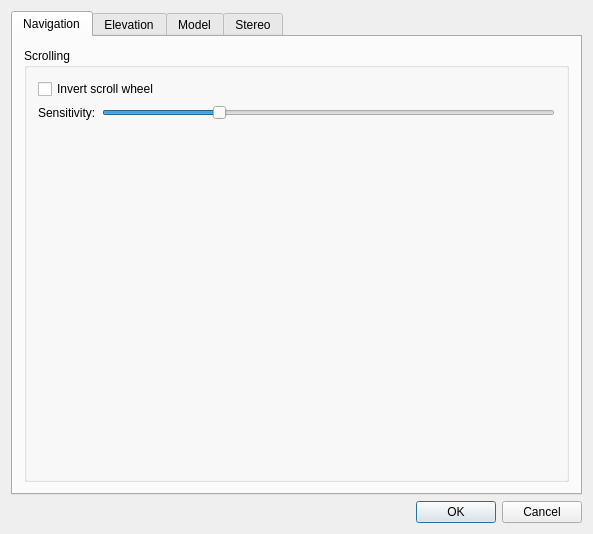
<?xml version="1.0" encoding="UTF-8"?>
<ui version="4.0">
 <class>QgsGlobePluginDialogGuiBase</class>
 <widget class="QDialog" name="QgsGlobePluginDialogGuiBase">
  <property name="enabled">
   <bool>true</bool>
  </property>
  <property name="geometry">
   <rect>
    <x>0</x>
    <y>0</y>
    <width>593</width>
    <height>534</height>
   </rect>
  </property>
  <property name="sizePolicy">
   <sizepolicy hsizetype="Expanding" vsizetype="Expanding">
    <horstretch>0</horstretch>
    <verstretch>0</verstretch>
   </sizepolicy>
  </property>
  <property name="minimumSize">
   <size>
    <width>0</width>
    <height>0</height>
   </size>
  </property>
  <property name="windowTitle">
   <string>Globe Settings</string>
  </property>
  <property name="windowIcon">
   <iconset>
    <normaloff>../../.designer/backup</normaloff>../../.designer/backup</iconset>
  </property>
  <layout class="QGridLayout" name="gridLayout_3">
   <item row="1" column="0">
    <widget class="QDialogButtonBox" name="buttonBox">
     <property name="standardButtons">
      <set>QDialogButtonBox::Cancel|QDialogButtonBox::Ok</set>
     </property>
    </widget>
   </item>
   <item row="0" column="0">
    <widget class="QTabWidget" name="tabWidget">
     <property name="currentIndex">
      <number>0</number>
     </property>
     <widget class="QWidget" name="tab">
      <attribute name="title">
       <string>Navigation</string>
      </attribute>
      <layout class="QGridLayout" name="gridLayout_7">
       <item row="0" column="0">
        <widget class="QGroupBox" name="groupBox">
         <property name="title">
          <string>Scrolling</string>
         </property>
         <layout class="QGridLayout" name="gridLayout_4">
          <item row="2" column="1">
           <widget class="QSlider" name="mScrollSensitivitySlider">
            <property name="minimum">
             <number>10</number>
            </property>
            <property name="maximum">
             <number>50</number>
            </property>
            <property name="singleStep">
             <number>1</number>
            </property>
            <property name="value">
             <number>20</number>
            </property>
            <property name="orientation">
             <enum>Qt::Horizontal</enum>
            </property>
           </widget>
          </item>
          <item row="2" column="0">
           <widget class="QLabel" name="label">
            <property name="text">
             <string>Sensitivity:</string>
            </property>
           </widget>
          </item>
          <item row="1" column="0" colspan="2">
           <widget class="QCheckBox" name="mInvertScrollWheel">
            <property name="text">
             <string>Invert scroll wheel</string>
            </property>
           </widget>
          </item>
          <item row="4" column="0" colspan="2">
           <spacer name="verticalSpacer">
            <property name="orientation">
             <enum>Qt::Vertical</enum>
            </property>
            <property name="sizeHint" stdset="0">
             <size>
              <width>20</width>
              <height>40</height>
             </size>
            </property>
           </spacer>
          </item>
         </layout>
        </widget>
       </item>
      </layout>
     </widget>
     <widget class="QWidget" name="elevation">
      <attribute name="title">
       <string>Elevation</string>
      </attribute>
      <layout class="QVBoxLayout" name="verticalLayout_2">
       <item>
        <layout class="QHBoxLayout" name="horizontalLayout_4">
         <item>
          <widget class="QLabel" name="label_10">
           <property name="text">
            <string>Type</string>
           </property>
           <property name="buddy">
            <cstring>elevationCombo</cstring>
           </property>
          </widget>
         </item>
         <item>
          <widget class="QComboBox" name="elevationCombo">
           <property name="sizePolicy">
            <sizepolicy hsizetype="MinimumExpanding" vsizetype="Fixed">
             <horstretch>0</horstretch>
             <verstretch>0</verstretch>
            </sizepolicy>
           </property>
           <item>
            <property name="text">
             <string>Raster</string>
            </property>
           </item>
           <item>
            <property name="text">
             <string>TMS</string>
            </property>
           </item>
          </widget>
         </item>
        </layout>
       </item>
       <item>
        <layout class="QHBoxLayout" name="horizontalLayout_5">
         <property name="sizeConstraint">
          <enum>QLayout::SetDefaultConstraint</enum>
         </property>
         <item>
          <widget class="QLabel" name="label_13">
           <property name="text">
            <string>URL/File</string>
           </property>
           <property name="buddy">
            <cstring>elevationPath</cstring>
           </property>
          </widget>
         </item>
         <item>
          <widget class="QLineEdit" name="elevationPath">
           <property name="sizePolicy">
            <sizepolicy hsizetype="Expanding" vsizetype="Fixed">
             <horstretch>0</horstretch>
             <verstretch>0</verstretch>
            </sizepolicy>
           </property>
           <property name="text">
            <string/>
           </property>
          </widget>
         </item>
         <item>
          <widget class="QStackedWidget" name="elevationActions">
           <property name="sizePolicy">
            <sizepolicy hsizetype="Fixed" vsizetype="Fixed">
             <horstretch>0</horstretch>
             <verstretch>0</verstretch>
            </sizepolicy>
           </property>
           <property name="currentIndex">
            <number>0</number>
           </property>
           <widget class="QWidget" name="elevationIsLocal">
            <layout class="QGridLayout" name="gridLayout_5">
             <item row="0" column="0">
              <widget class="QPushButton" name="elevationBrowse">
               <property name="enabled">
                <bool>true</bool>
               </property>
               <property name="sizePolicy">
                <sizepolicy hsizetype="Fixed" vsizetype="Fixed">
                 <horstretch>0</horstretch>
                 <verstretch>0</verstretch>
                </sizepolicy>
               </property>
               <property name="maximumSize">
                <size>
                 <width>27</width>
                 <height>16777215</height>
                </size>
               </property>
               <property name="text">
                <string>...</string>
               </property>
              </widget>
             </item>
            </layout>
           </widget>
           <widget class="QWidget" name="elevationIsRemote">
            <layout class="QGridLayout" name="gridLayout_6"/>
           </widget>
          </widget>
         </item>
        </layout>
       </item>
       <item>
        <layout class="QHBoxLayout" name="horizontalLayout_2">
         <item>
          <widget class="QPushButton" name="elevationUp">
           <property name="text">
            <string>Up</string>
           </property>
          </widget>
         </item>
         <item>
          <widget class="QPushButton" name="elevationDown">
           <property name="text">
            <string>Down</string>
           </property>
          </widget>
         </item>
         <item>
          <spacer name="horizontalSpacer">
           <property name="orientation">
            <enum>Qt::Horizontal</enum>
           </property>
           <property name="sizeHint" stdset="0">
            <size>
             <width>40</width>
             <height>20</height>
            </size>
           </property>
          </spacer>
         </item>
         <item>
          <widget class="QPushButton" name="elevationAdd">
           <property name="text">
            <string>Add</string>
           </property>
          </widget>
         </item>
         <item>
          <widget class="QPushButton" name="elevationRemove">
           <property name="text">
            <string>Remove</string>
           </property>
          </widget>
         </item>
        </layout>
       </item>
       <item>
        <widget class="QTableWidget" name="elevationDatasourcesWidget">
         <property name="acceptDrops">
          <bool>true</bool>
         </property>
         <property name="editTriggers">
          <set>QAbstractItemView::NoEditTriggers</set>
         </property>
         <property name="tabKeyNavigation">
          <bool>false</bool>
         </property>
         <property name="showDropIndicator" stdset="0">
          <bool>false</bool>
         </property>
         <property name="dragEnabled">
          <bool>false</bool>
         </property>
         <property name="dragDropOverwriteMode">
          <bool>false</bool>
         </property>
         <property name="dragDropMode">
          <enum>QAbstractItemView::NoDragDrop</enum>
         </property>
         <property name="defaultDropAction">
          <enum>Qt::IgnoreAction</enum>
         </property>
         <property name="alternatingRowColors">
          <bool>true</bool>
         </property>
         <property name="selectionMode">
          <enum>QAbstractItemView::SingleSelection</enum>
         </property>
         <property name="selectionBehavior">
          <enum>QAbstractItemView::SelectRows</enum>
         </property>
         <property name="showGrid">
          <bool>true</bool>
         </property>
         <property name="gridStyle">
          <enum>Qt::SolidLine</enum>
         </property>
         <property name="sortingEnabled">
          <bool>true</bool>
         </property>
         <property name="rowCount">
          <number>0</number>
         </property>
         <attribute name="horizontalHeaderCascadingSectionResizes">
          <bool>true</bool>
         </attribute>
         <attribute name="horizontalHeaderDefaultSectionSize">
          <number>100</number>
         </attribute>
         <attribute name="horizontalHeaderHighlightSections">
          <bool>false</bool>
         </attribute>
         <attribute name="horizontalHeaderShowSortIndicator" stdset="0">
          <bool>true</bool>
         </attribute>
         <attribute name="horizontalHeaderStretchLastSection">
          <bool>true</bool>
         </attribute>
         <attribute name="verticalHeaderVisible">
          <bool>false</bool>
         </attribute>
         <column>
          <property name="text">
           <string>Type</string>
          </property>
          <property name="font">
           <font>
            <weight>75</weight>
            <bold>true</bold>
           </font>
          </property>
         </column>
         <column>
          <property name="text">
           <string>Cache</string>
          </property>
          <property name="font">
           <font>
            <weight>75</weight>
            <bold>true</bold>
           </font>
          </property>
         </column>
         <column>
          <property name="text">
           <string>Path</string>
          </property>
          <property name="font">
           <font>
            <weight>75</weight>
            <bold>true</bold>
           </font>
          </property>
         </column>
        </widget>
       </item>
      </layout>
     </widget>
     <widget class="QWidget" name="model">
      <attribute name="title">
       <string>Model</string>
      </attribute>
      <layout class="QGridLayout" name="gridLayout_2">
       <item row="0" column="0">
        <widget class="QLabel" name="label_11">
         <property name="text">
          <string>Point Layer</string>
         </property>
         <property name="buddy">
          <cstring>modelLayerCombo</cstring>
         </property>
        </widget>
       </item>
       <item row="1" column="0">
        <widget class="QLabel" name="label_14">
         <property name="text">
          <string>3D Model</string>
         </property>
         <property name="buddy">
          <cstring>modelPathLineEdit</cstring>
         </property>
        </widget>
       </item>
       <item row="1" column="3">
        <widget class="QLineEdit" name="modelPathLineEdit">
         <property name="sizePolicy">
          <sizepolicy hsizetype="Expanding" vsizetype="Fixed">
           <horstretch>0</horstretch>
           <verstretch>0</verstretch>
          </sizepolicy>
         </property>
         <property name="text">
          <string/>
         </property>
        </widget>
       </item>
       <item row="1" column="4">
        <widget class="QPushButton" name="modelBrowse">
         <property name="enabled">
          <bool>true</bool>
         </property>
         <property name="sizePolicy">
          <sizepolicy hsizetype="Fixed" vsizetype="Fixed">
           <horstretch>0</horstretch>
           <verstretch>0</verstretch>
          </sizepolicy>
         </property>
         <property name="maximumSize">
          <size>
           <width>27</width>
           <height>16777215</height>
          </size>
         </property>
         <property name="text">
          <string>...</string>
         </property>
        </widget>
       </item>
       <item row="0" column="3">
        <widget class="QComboBox" name="modelLayerCombo">
         <property name="sizePolicy">
          <sizepolicy hsizetype="MinimumExpanding" vsizetype="Fixed">
           <horstretch>0</horstretch>
           <verstretch>0</verstretch>
          </sizepolicy>
         </property>
        </widget>
       </item>
      </layout>
     </widget>
     <widget class="QWidget" name="stereo">
      <attribute name="title">
       <string>Stereo</string>
      </attribute>
      <layout class="QGridLayout" name="gridLayout">
       <item row="0" column="0">
        <widget class="QLabel" name="comboStereoModeLabel">
         <property name="text">
          <string>Stereo Mode</string>
         </property>
        </widget>
       </item>
       <item row="4" column="0">
        <widget class="QLabel" name="screenDistanceLabel">
         <property name="text">
          <string>Screen distance (m)</string>
         </property>
         <property name="buddy">
          <cstring>screenDistance</cstring>
         </property>
        </widget>
       </item>
       <item row="4" column="2">
        <widget class="QDoubleSpinBox" name="screenDistance">
         <property name="accelerated">
          <bool>true</bool>
         </property>
         <property name="decimals">
          <number>3</number>
         </property>
         <property name="singleStep">
          <double>0.100000000000000</double>
         </property>
        </widget>
       </item>
       <item row="7" column="0">
        <widget class="QLabel" name="screenWidthLabel">
         <property name="text">
          <string>Screen width (m)</string>
         </property>
        </widget>
       </item>
       <item row="7" column="2">
        <widget class="QDoubleSpinBox" name="screenWidth">
         <property name="accelerated">
          <bool>true</bool>
         </property>
         <property name="decimals">
          <number>3</number>
         </property>
         <property name="singleStep">
          <double>0.010000000000000</double>
         </property>
        </widget>
       </item>
       <item row="10" column="0" colspan="2">
        <widget class="QLabel" name="splitStereoHorizontalSeparationLabel">
         <property name="text">
          <string>Split stereo horizontal separation (px)</string>
         </property>
        </widget>
       </item>
       <item row="13" column="0" colspan="2">
        <widget class="QLabel" name="splitStereoVerticalSeparationLabel">
         <property name="text">
          <string>Split stereo vertical separation (px)</string>
         </property>
        </widget>
       </item>
       <item row="15" column="0" colspan="2">
        <widget class="QLabel" name="splitStereoVerticalEyeMappingLabel">
         <property name="text">
          <string>Split stereo vertical eye mapping</string>
         </property>
        </widget>
       </item>
       <item row="15" column="2">
        <widget class="QComboBox" name="splitStereoVerticalEyeMapping">
         <property name="enabled">
          <bool>true</bool>
         </property>
         <item>
          <property name="text">
           <string notr="true">LEFT_EYE_TOP_VIEWPORT</string>
          </property>
         </item>
         <item>
          <property name="text">
           <string notr="true">LEFT_EYE_BOTTOM_VIEWPORT</string>
          </property>
         </item>
        </widget>
       </item>
       <item row="8" column="2">
        <widget class="QDoubleSpinBox" name="screenHeight">
         <property name="accelerated">
          <bool>true</bool>
         </property>
         <property name="decimals">
          <number>3</number>
         </property>
         <property name="singleStep">
          <double>0.010000000000000</double>
         </property>
        </widget>
       </item>
       <item row="8" column="0">
        <widget class="QLabel" name="screenHeightLabel">
         <property name="text">
          <string>Screen height (m)</string>
         </property>
        </widget>
       </item>
       <item row="13" column="2">
        <widget class="QSpinBox" name="splitStereoVerticalSeparation">
         <property name="accelerated">
          <bool>true</bool>
         </property>
        </widget>
       </item>
       <item row="10" column="2">
        <widget class="QSpinBox" name="splitStereoHorizontalSeparation">
         <property name="enabled">
          <bool>true</bool>
         </property>
         <property name="accelerated">
          <bool>true</bool>
         </property>
        </widget>
       </item>
       <item row="0" column="2">
        <widget class="QComboBox" name="comboStereoMode">
         <item>
          <property name="text">
           <string notr="true">OFF</string>
          </property>
         </item>
         <item>
          <property name="text">
           <string notr="true">ANAGLYPHIC</string>
          </property>
         </item>
         <item>
          <property name="text">
           <string notr="true">QUAD_BUFFER</string>
          </property>
         </item>
         <item>
          <property name="text">
           <string notr="true">HORIZONTAL_SPLIT</string>
          </property>
         </item>
         <item>
          <property name="text">
           <string notr="true">VERTICAL_SPLIT</string>
          </property>
         </item>
        </widget>
       </item>
       <item row="2" column="0">
        <widget class="QLabel" name="eyeSeparationLabel">
         <property name="text">
          <string>Eye separation (m)</string>
         </property>
        </widget>
       </item>
       <item row="2" column="2">
        <widget class="QDoubleSpinBox" name="eyeSeparation">
         <property name="readOnly">
          <bool>false</bool>
         </property>
         <property name="buttonSymbols">
          <enum>QAbstractSpinBox::UpDownArrows</enum>
         </property>
         <property name="accelerated">
          <bool>true</bool>
         </property>
         <property name="decimals">
          <number>3</number>
         </property>
         <property name="maximum">
          <double>10.000000000000000</double>
         </property>
         <property name="singleStep">
          <double>0.001000000000000</double>
         </property>
        </widget>
       </item>
       <item row="16" column="2">
        <widget class="QPushButton" name="resetStereoDefaults">
         <property name="text">
          <string>Reset to defaults</string>
         </property>
        </widget>
       </item>
       <item row="11" column="0">
        <widget class="QLabel" name="splitStereoHorizontalEyeMappingLabel">
         <property name="text">
          <string>Split stereo horizontal eye mapping</string>
         </property>
        </widget>
       </item>
       <item row="11" column="2">
        <widget class="QComboBox" name="splitStereoHorizontalEyeMapping">
         <item>
          <property name="text">
           <string notr="true">LEFT_EYE_LEFT_VIEWPORT</string>
          </property>
         </item>
         <item>
          <property name="text">
           <string notr="true">LEFT_EYE_RIGHT_VIEWPORT</string>
          </property>
         </item>
        </widget>
       </item>
      </layout>
     </widget>
    </widget>
   </item>
  </layout>
 </widget>
 <layoutdefault spacing="6" margin="11"/>
 <tabstops>
  <tabstop>comboStereoMode</tabstop>
  <tabstop>eyeSeparation</tabstop>
  <tabstop>screenDistance</tabstop>
  <tabstop>screenWidth</tabstop>
  <tabstop>screenHeight</tabstop>
  <tabstop>splitStereoHorizontalSeparation</tabstop>
  <tabstop>splitStereoHorizontalEyeMapping</tabstop>
  <tabstop>splitStereoVerticalSeparation</tabstop>
  <tabstop>splitStereoVerticalEyeMapping</tabstop>
  <tabstop>resetStereoDefaults</tabstop>
  <tabstop>buttonBox</tabstop>
 </tabstops>
 <resources/>
 <connections>
  <connection>
   <sender>buttonBox</sender>
   <signal>accepted()</signal>
   <receiver>QgsGlobePluginDialogGuiBase</receiver>
   <slot>accept()</slot>
   <hints>
    <hint type="sourcelabel">
     <x>446</x>
     <y>529</y>
    </hint>
    <hint type="destinationlabel">
     <x>481</x>
     <y>297</y>
    </hint>
   </hints>
  </connection>
  <connection>
   <sender>buttonBox</sender>
   <signal>rejected()</signal>
   <receiver>QgsGlobePluginDialogGuiBase</receiver>
   <slot>reject()</slot>
   <hints>
    <hint type="sourcelabel">
     <x>387</x>
     <y>529</y>
    </hint>
    <hint type="destinationlabel">
     <x>281</x>
     <y>339</y>
    </hint>
   </hints>
  </connection>
 </connections>
</ui>
